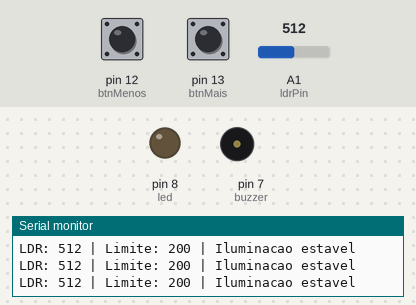
Simulated run of this sketch. Board: Arduino Uno, built with avr-gcc and run on an emulated ATmega328P. On the bench: output pins drawn as LEDs (lit = HIGH), buzzer (waves = sounding), the last lines printed to the serial monitor. Inputs (shaded band) come from the test bench; at power-on: A1 (ldrPin) = 512, pin 12 (btnMenos) HIGH, pin 13 (btnMais) HIGH.

Above: at 1.2 s.
1.3 s: A1 (ldrPin) set to 216
2.8 s: A1 (ldrPin) set to 185
At 4.0 s:
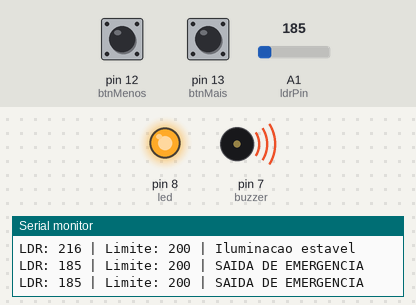
4.3 s: pin 12 (btnMenos) pulled LOW for 1 s
At 5.1 s:
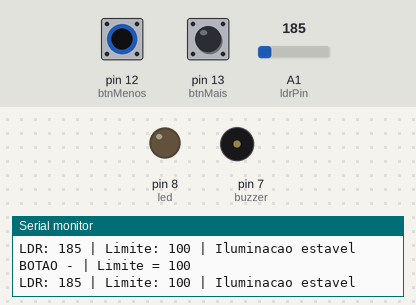
6.8 s: pin 13 (btnMais) pulled LOW for 0.15 s
At 8.3 s:
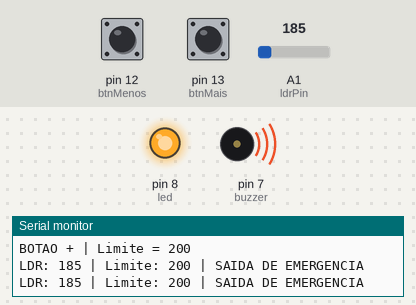
8.6 s: pin 12 (btnMenos) pulled LOW for 3.2 s
At 9.4 s:
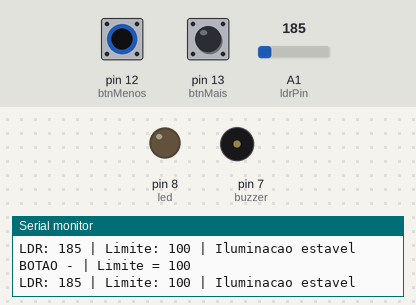
13.3 s: pin 12 (btnMenos) pulsed LOW 5 times (0.12 s each, 0.3 s apart)
Timing chart, 0 to 16.3 s (numbered marks = the images above; inputs shaded):
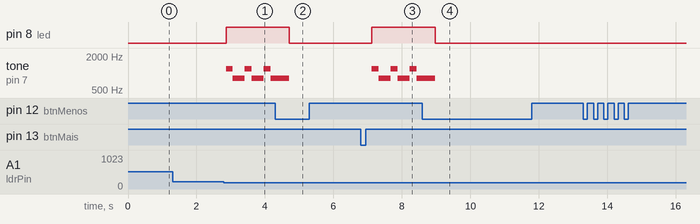

The sketch:

foto_voltimetro_sem_lcd.ino
```cpp
const int buzzer = 7;
const int ldrPin = A1;
const int led = 8;
const int btnMais = 13;
const int btnMenos = 12;

int limiteLuz = 200;

void setup() {
  Serial.begin(9600);

  pinMode(buzzer, OUTPUT);
  pinMode(led, OUTPUT);

  pinMode(btnMais, INPUT_PULLUP);
  pinMode(btnMenos, INPUT_PULLUP);

  Serial.println("Sistema iniciado");
}


// ALTERAR LIMITE
void alterarLimite(char acao) {

  if (acao == '-' && limiteLuz > 100) {
    limiteLuz -= 100;
  }

  else if (acao == '+' && limiteLuz < 900) {
    limiteLuz += 100;
  }
}

void tocarAlarme() {
  tone(buzzer, 1200);
  delay(200);

  tone(buzzer, 800);
  delay(200);
}


void loop() {

  int nivelDeLuz = analogRead(ldrPin);


  // BOTAO +
  if (digitalRead(btnMais) == LOW) {

    alterarLimite('+');

    Serial.print("BOTAO + | Limite = ");
    Serial.println(limiteLuz);

    delay(200);
  }


  // BOTAO -
  if (digitalRead(btnMenos) == LOW) {

    alterarLimite('-');

    Serial.print("BOTAO - | Limite = ");
    Serial.println(limiteLuz);

    delay(200);
  }


  // BUZZER E LED
  if (nivelDeLuz < limiteLuz) {
    digitalWrite(led, HIGH);
	tocarAlarme();
  }
  else {
    noTone(buzzer);
    digitalWrite(led, LOW);
  }


  // MONITOR SERIAL
  Serial.print("LDR: ");
  Serial.print(nivelDeLuz);

  Serial.print(" | Limite: ");
  Serial.print(limiteLuz);

  if (nivelDeLuz < limiteLuz) {
    Serial.println(" | SAIDA DE EMERGENCIA");
  }
  else {
    Serial.println(" | Iluminacao estavel");
  }

  delay(150);
}
```

Measured:
- the behaviour switches between 200 and 199 on A1 (ldrPin) (found by bisection; images 0 and 1)
- after the input at 2.8 s, pin 8 (led): LOW → HIGH after 0.06 s; tone on pin 7 (buzzer): alternates 1200 Hz for 0.20 s and 800 Hz for 0.35 s, starting after 0.06 s
- after the input at 4.3 s, pin 8 (led): HIGH → LOW after 0.42 s
- after the input at 6.8 s, pin 8 (led): LOW → HIGH after 0.33 s; tone on pin 7 (buzzer): alternates 1200 Hz for 0.20 s and 800 Hz for 0.35 s, starting after 0.33 s
- after the input at 8.6 s, pin 8 (led): HIGH → LOW after 0.38 s
